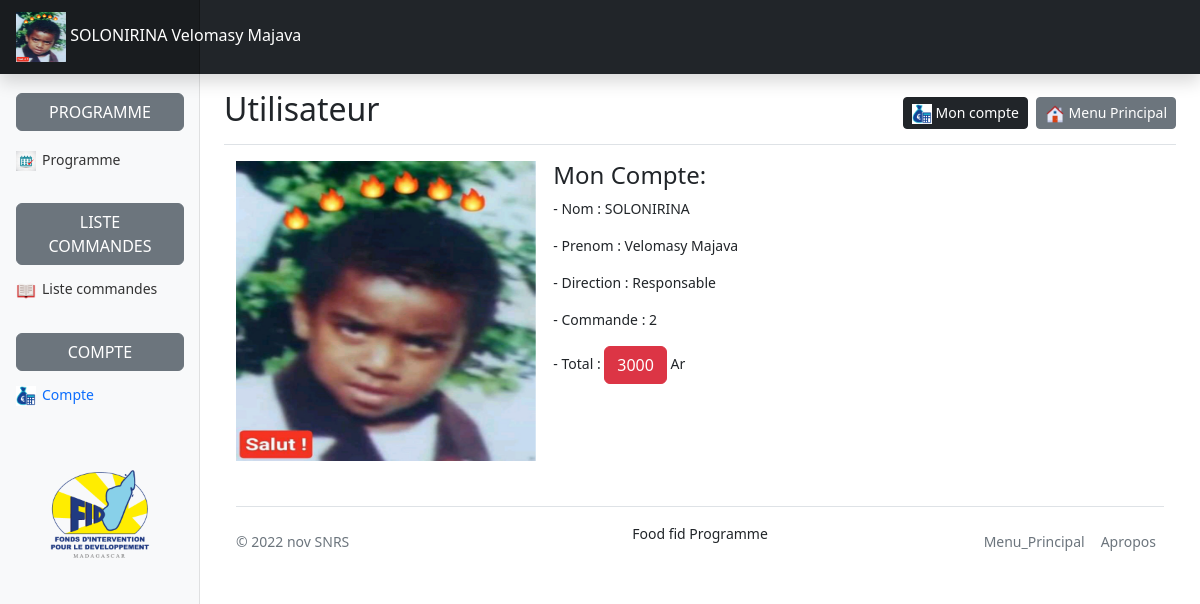
Page /compteCli/compte1.php (signed in) on the committed database.
### tables this page shows
CREATE TABLE IF NOT EXISTS `utilisateur` (
  `numUt` int(11) NOT NULL AUTO_INCREMENT,
  `photos` varchar(100) NOT NULL,
  `nom` varchar(25) NOT NULL,
  `prenom` varchar(25) NOT NULL,
  `direction` varchar(25) NOT NULL,
  `tel` varchar(25) NOT NULL,
  `mdp` varchar(25) NOT NULL,
  `valeur` varchar(25) NOT NULL,
  `fady` varchar(25) NOT NULL,
  `adrs` varchar(100) NOT NULL,
  `adrs_mail` varchar(100) NOT NULL,
  `fonc` varchar(50) NOT NULL,
  PRIMARY KEY (`numUt`)
);

### compteCli/compte1.php (the view, shortened to what this page needs)
<?php
$idko =  $_SESSION['ok'];
include("../connexion.php");
$iza1 = " ";
?>
<!doctype html>
<html lang="en">
  <head>
    <link rel="stylesheet" href="../fichier/style.css">
    <link rel="stylesheet" href="style.css">
    <link href="../admin/css/bootstrap.min.css" rel="stylesheet">
    <link href="../admin/dashboard.css" rel="stylesheet">
  </head>
  <body>
   <header class="navbar navbar-dark sticky-top bg-dark flex-md-nowrap p-0 shadow">
      <a class="navbar-brand col-md-3 col-lg-2 me-0 px-3 fs-6" href="#">
               <?php
                               $req = mysqli_query($conn , "SELECT *FROM utilisateur where numUt = ('$idko') ");
                               if(mysqli_num_rows($req)== 0)
                                          {
                                              echo("Base de donne vide ");
                                          }
                             else{
                                       while($row=mysqli_fetch_assoc($req)) {
?><img src="../admin/photos/<?php echo $row['photos'] ?>" alt="" width="50" height="50" > <?php
echo ($row['nom']."  ".$row['prenom']) ; }} ?>
      </a>
</header>
<div class="container-fluid">
  <div class="row">
    <nav id="sidebarMenu" class="col-md-3 col-lg-2 d-md-block bg-light sidebar collapse">
      <div class="position-sticky pt-3 sidebar-sticky">
        <h5 class=" d-flex justify-content-between align-items-center px-3 mt-4 mb-1 text-muted text-uppercase ">
        <br><br> <span class="  btn btn-secondary custom  ">Programme
          </span>
        </h5>
        <ul class="nav flex-column">
          <li class="nav-item">
            <a class="nav-link" href="a.php">
              <img src="../image/Logo calendar with a check mark. Vector image. Flat design. Stock vector illustration.jpg"
              alt="" width="20" height="20"> &thinsp;<span class="">Programme</span>
            </a>
          </li>
          </ul>
<h5 class=" d-flex justify-content-between align-items-center px-3 mt-4 mb-1 text-muted text-uppercase">
  <span class="  btn btn-secondary custom  ">Liste commandes</span>
</h5>
<ul class="nav flex-column mb-2">
  <li class="nav-item">
            <a class="nav-link" href="a1.php">
              <img src="../image/list.png" alt="" width="20" height="20"> &thinsp;<span class="">Liste commandes</span>
            </a>
          </li>
</ul>
<h5 class=" d-flex justify-content-between align-items-center px-3 mt-4 mb-1 text-muted text-uppercase">
  <span class="  btn btn-secondary custom  ">Compte</span>
</h5>
<ul class="nav flex-column mb-2">
  <li class="nav-item">
            <a class="nav-link" href="compte1.php">
              <img src="../image/[036756].png" alt="" width="20" height="20"> &thinsp;<span class="text-primary">Compte</span>
            </a>
          </li>
</ul>
<br><br>
<center>
<img src="../image/1666847760493.jpg" alt="" width="100" height="100">
</center>
</div>
</nav>
    <main class="col-md-9 ms-sm-auto col-lg-10 px-md-4">
      <div class="d-flex justify-content-between flex-wrap flex-md-nowrap align-items-center pt-3 pb-2 mb-3 border-bottom">
        <h1 class="h2">Utilisateur</h1>
        <div class="btn-toolbar mb-2 mb-md-0">
          <div class="btn-group me-2">
            <a href="compte1.php" class="btn btn-sm btn-dark">
            <img src="../image/[036756].png" alt=""  width="20" height="20" >
            Mon compte </a>
          </div>
          <a href="validation.php" class="btn btn-sm btn-secondary">
          <img src="../image/[034295].png" alt=""  width="20" height="20" >
          Menu Principal</a>
        </div>
      </div>
  <div class="container">
    <div class="row">
        <article class="col-md-4">
      <?php
$req = mysqli_query($conn , "SELECT *FROM utilisateur where numUt = ('$idko') ");
if(mysqli_num_rows($req)== 0)
           {  header("location:vide.php");
?>               <br> <br><br><br><br><br><br><br><br>
                  <?php
           }
else{
        while($row=mysqli_fetch_assoc($req)) {
                ?>
                <img src="../admin/photos/<?php  echo $row['photos'] ?>" alt="" width="300" height="300" class="img-rounded">
                <br> <br>
        </article >
        <article class="col-md-6">
            <h4 > Mon Compte: </h4>
            <p>- Nom : <?php echo $row['nom']; ?></p>
            <p>- Prenom : <?php echo $row['prenom']; ?> </p>
            <p>- Direction : <?php echo $row['direction']; ?></p>  <?php }} ?>
<?php
                                 include('../connexion1.php');
                                 $requet ="SELECT prenom,direction,numUt
                                            FROM utilisateur , andro ,commande
                                            where (utilisateur.numUt =commande.id_ut)
                                            AND (andro.id = commande.id_dat)
                                            And id_ut= $idko ";
                                            $result = $bddPDO->query($requet);
                                            $nbre = $result->rowCount();
                                            $iza = $nbre ;
?>
            <p>- Commande : <span class=""><?php echo $iza; ?></span> </p>
<?php
            $req = mysqli_query($conn , "SELECT *FROM utilisateur where numUt = ('$idko') ");
if(mysqli_num_rows($req)== 0)
           {  header("location:vide.php");
?>               <br> <br><br><br><br><br><br><br><br>
                  <?php
           }
else{
        while($row=mysqli_fetch_assoc($req))
         {
          $iza1 = $row['valeur'];
         } }
         $vola = " ";
         if($iza1 <1 )
         {
           $vola = 0 ;
         }
         elseif($iza1 == 1  )
         {
          $vola = 1500 ;
         }
         elseif($iza1 == 2)
         {
          $vola = 3500 ;
         }
      $aloa = $vola * $iza ;
  ?>
            <p>- Total : <span class="btn btn-danger"> <?php echo $aloa; ?></span> Ar </p>
        </article>
    </div>
  </div>
                <div class="container">
  <footer class="d-flex flex-wrap justify-content-between align-items-center py-3 my-4 border-top">
    <p class="col-md-4 mb-0 text-muted">&copy; 2022 nov SNRS</p>
   <p>Food fid Programme</p>
    <ul class="nav col-md-4 justify-content-end">
      <li class="nav-item"><a href="validation.php" class="nav-link px-2 text-muted">Menu_Principal</a></li>
      <li class="nav-item"><a href="#" class="nav-link px-2 text-muted">Apropos</a></li>
    </ul>
  </footer>
</div>
  </div>
</div>
    </body>
</html>

### fichier/style.css (style rules this page uses)
.custom { width: 200px !important; }

### compteCli/style.css (style rules this page uses)
.custom { width: 200px !important; }

### admin/dashboard.css (style rules this page uses)
body { font-size: .875rem; }
.sidebar { position: fixed; top: 0; bottom: 0; left: 0; z-index: 100; padding: 48px 0 0; box-shadow: inset -1px 0 0 rgba(0, 0, 0, .1); }
.sidebar-sticky { height: calc(100vh - 48px); overflow-x: hidden; overflow-y: auto; }
.sidebar .nav-link { font-weight: 500; color: #333; }
.navbar-brand { padding-top: .75rem; padding-bottom: .75rem; background-color: rgba(0, 0, 0, .25); box-shadow: inset -1px 0 0 rgba(0, 0, 0, .25); }

### rows in the picture
utilisateur: photos (picture), nom "SOLONIRINA", prenom "Velomasy Majava", direction "Responsable", valeur "3000"

### other values in the picture
$iza "2"
